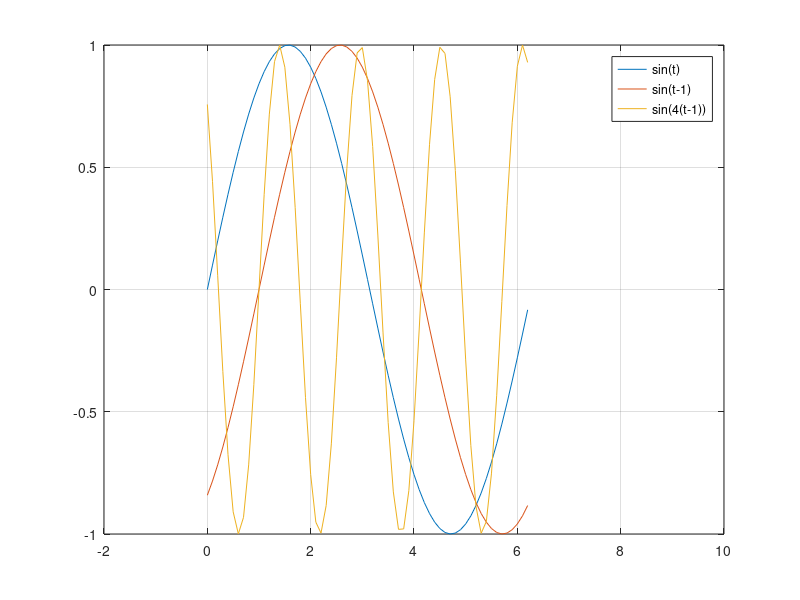

Source code (MATLAB):
clc; clear all; close all;
%sin(4(t-1))
t = 0:0.1:2*pi;
x=sin(t);
x1=sin(t-1);
x2=sin(4*(t-1));
plot(t,x,t,x1,t,x2);
legend('sin(t)','sin(t-1)','sin(4(t-1))');
axis([-2 10 -1 1]);
grid on;